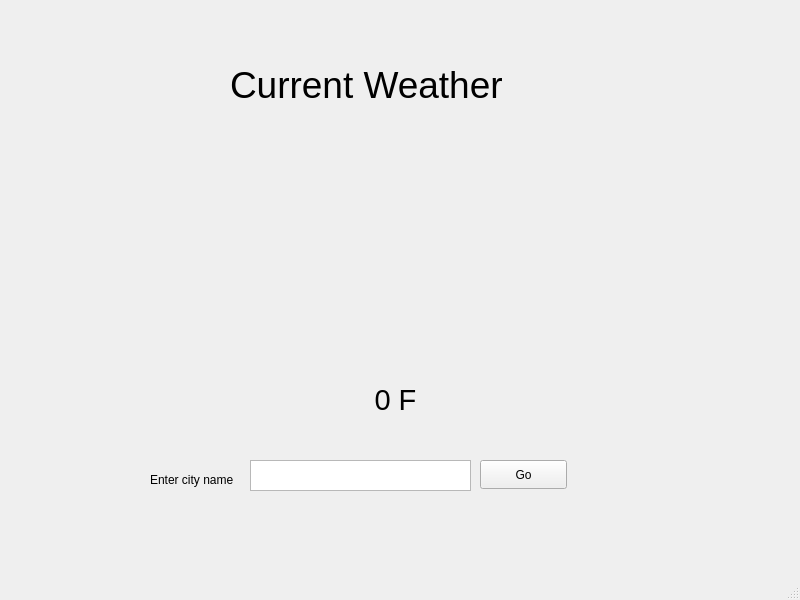
<?xml version="1.0" encoding="UTF-8"?>
<ui version="4.0">
 <class>OpenWeatherPy</class>
 <widget class="QMainWindow" name="OpenWeatherPy">
  <property name="geometry">
   <rect>
    <x>0</x>
    <y>0</y>
    <width>800</width>
    <height>600</height>
   </rect>
  </property>
  <property name="windowTitle">
   <string>MainWindow</string>
  </property>
  <widget class="QWidget" name="centralwidget">
   <widget class="QPushButton" name="pushButton">
    <property name="geometry">
     <rect>
      <x>480</x>
      <y>460</y>
      <width>87</width>
      <height>29</height>
     </rect>
    </property>
    <property name="text">
     <string>Go</string>
    </property>
   </widget>
   <widget class="QTextEdit" name="textEdit">
    <property name="geometry">
     <rect>
      <x>250</x>
      <y>460</y>
      <width>221</width>
      <height>31</height>
     </rect>
    </property>
   </widget>
   <widget class="QLabel" name="label_cityname">
    <property name="geometry">
     <rect>
      <x>150</x>
      <y>470</y>
      <width>91</width>
      <height>20</height>
     </rect>
    </property>
    <property name="text">
     <string>Enter city name</string>
    </property>
   </widget>
   <widget class="QLabel" name="label_currentWeather">
    <property name="geometry">
     <rect>
      <x>230</x>
      <y>50</y>
      <width>331</width>
      <height>71</height>
     </rect>
    </property>
    <property name="text">
     <string>&lt;html&gt;&lt;head/&gt;&lt;body&gt;&lt;p&gt;&lt;span style=&quot; font-size:28pt;&quot;&gt;Current Weather&lt;/span&gt;&lt;/p&gt;&lt;/body&gt;&lt;/html&gt;</string>
    </property>
   </widget>
   <widget class="QLabel" name="label_temp">
    <property name="geometry">
     <rect>
      <x>350</x>
      <y>380</y>
      <width>91</width>
      <height>41</height>
     </rect>
    </property>
    <property name="text">
     <string>&lt;html&gt;&lt;head/&gt;&lt;body&gt;&lt;p align=&quot;center&quot;&gt;&lt;span style=&quot; font-size:22pt;&quot;&gt;0 F&lt;/span&gt;&lt;/p&gt;&lt;/body&gt;&lt;/html&gt;</string>
    </property>
   </widget>
   <widget class="QLabel" name="label_picture">
    <property name="geometry">
     <rect>
      <x>300</x>
      <y>190</y>
      <width>171</width>
      <height>141</height>
     </rect>
    </property>
    <property name="text">
     <string/>
    </property>
   </widget>
  </widget>
  <widget class="QMenuBar" name="menubar">
   <property name="geometry">
    <rect>
     <x>0</x>
     <y>0</y>
     <width>800</width>
     <height>23</height>
    </rect>
   </property>
  </widget>
  <widget class="QStatusBar" name="statusbar"/>
 </widget>
 <resources/>
 <connections/>
</ui>
